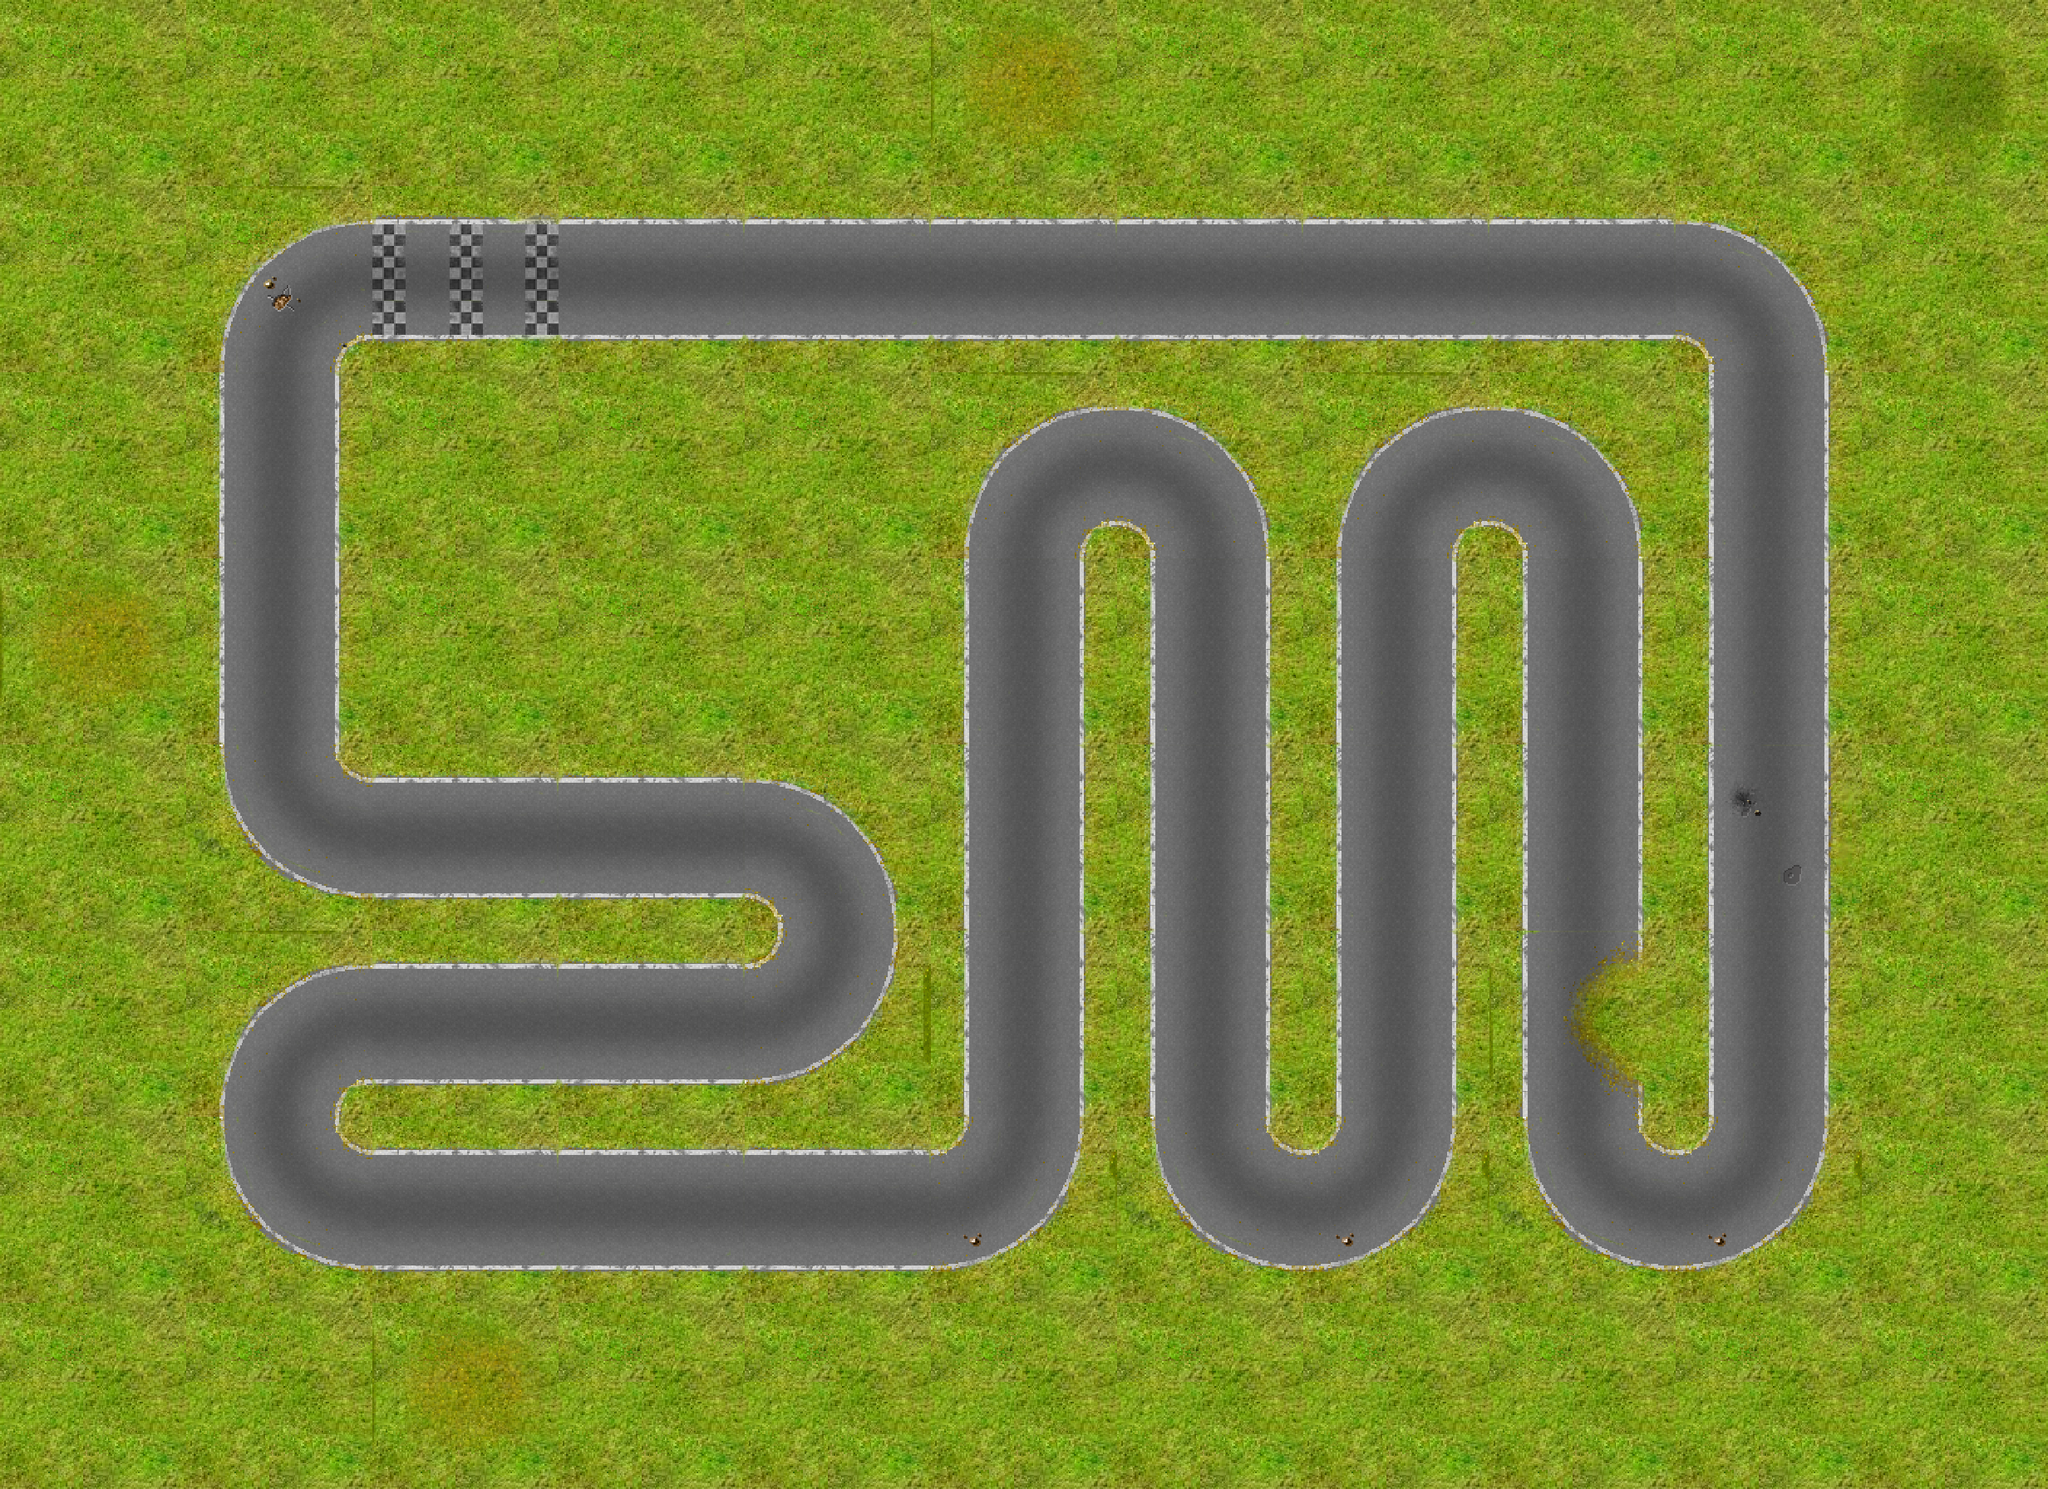

The image is a tile-based game level rendered from a .tmx file. Its description and source (layers, tilesets, objects; grid data summarised) follow:
An orthogonal 11x8 tile map with 224x224 px tiles, 1 tile layer (track) and 25 objects (23x palm, tribune, test_arch).

<map version="1.0" orientation="orthogonal" width="11" height="8" tilewidth="224" tileheight="224">
 <tileset firstgid="1" name="tileset" tilewidth="224" tileheight="224">
  <image source="tilesets/nature/224.png" width="896" height="3360" />
  <tile id="0">
   <properties>
    <property name="orient" value="v" />
   </properties>
  </tile>
  <tile id="1">
   <properties>
    <property name="orient" value="h" />
   </properties>
  </tile>
  <tile id="2">
   <properties>
    <property name="orient" value="v" />
   </properties>
  </tile>
  <tile id="3">
   <properties>
    <property name="orient" value="h" />
   </properties>
  </tile>
  <tile id="4">
   <properties>
    <property name="orient" value="tl" />
   </properties>
  </tile>
  <tile id="5">
   <properties>
    <property name="orient" value="tr" />
   </properties>
  </tile>
  <tile id="6">
   <properties>
    <property name="orient" value="v" />
   </properties>
  </tile>
  <tile id="7">
   <properties>
    <property name="orient" value="h" />
    <property name="type" value="start" />
   </properties>
  </tile>
  <tile id="8">
   <properties>
    <property name="orient" value="bl" />
   </properties>
  </tile>
  <tile id="9">
   <properties>
    <property name="orient" value="br" />
   </properties>
  </tile>
  <tile id="10">
   <properties>
    <property name="orient" value="h" />
   </properties>
  </tile>
  <tile id="11">
   <properties>
    <property name="orient" value="v" />
    <property name="type" value="start" />
   </properties>
  </tile>
  <tile id="12">
   <properties>
    <property name="orient" value="v" />
   </properties>
  </tile>
  <tile id="13">
   <properties>
    <property name="orient" value="h" />
   </properties>
  </tile>
  <tile id="14">
   <properties>
    <property name="orient" value="v" />
   </properties>
  </tile>
  <tile id="15">
   <properties>
    <property name="orient" value="h" />
   </properties>
  </tile>
  <tile id="16">
   <properties>
    <property name="orient" value="tl" />
   </properties>
  </tile>
  <tile id="17">
   <properties>
    <property name="orient" value="tr" />
   </properties>
  </tile>
  <tile id="18">
   <properties>
    <property name="orient" value="v" />
   </properties>
  </tile>
  <tile id="20">
   <properties>
    <property name="orient" value="bl" />
   </properties>
  </tile>
  <tile id="21">
   <properties>
    <property name="orient" value="br" />
   </properties>
  </tile>
  <tile id="22">
   <properties>
    <property name="orient" value="h" />
   </properties>
  </tile>
  <tile id="27">
   <properties>
    <property name="orient" value="x" />
   </properties>
  </tile>
  <tile id="52">
   <properties>
    <property name="orient" value="h" />
   </properties>
  </tile>
  <tile id="53">
   <properties>
    <property name="orient" value="v" />
   </properties>
  </tile>
 </tileset>
 <layer name="track" width="11" height="8">
  <properties>
   <property name="start" value="right" />
  </properties>
  <data>[88 cells, 88 non-empty, 14 distinct tile ids]</data>
 </layer>
 <objectgroup color="#00ff00" name="static-meshes" width="11" height="8">
  <object name="palm" type="palm" x="559" y="1667" width="67" height="69">
   <properties>
    <property name="scale" value="1.4" />
   </properties>
  </object>
  <object name="palm" type="palm" x="1620" y="190" width="55" height="54">
   <properties>
    <property name="scale" value="0.4" />
   </properties>
  </object>
  <object name="palm" type="palm" x="323" y="120" width="55" height="59">
   <properties>
    <property name="scale" value="1" />
   </properties>
  </object>
  <object name="palm" type="palm" x="915" y="1635" width="101" height="100">
   <properties>
    <property name="scale" value="1.6" />
   </properties>
  </object>
  <object name="palm" type="palm" x="1938" y="463" width="65" height="56">
   <properties>
    <property name="scale" value="1" />
   </properties>
  </object>
  <object name="tribune" type="tribune" x="468" y="679" width="518" height="224" />
  <object name="palm" type="palm" x="89" y="322" width="80" height="65">
   <properties>
    <property name="scale" value="1.1" />
   </properties>
  </object>
  <object name="palm" type="palm" x="1016" y="909" width="35" height="37">
   <properties>
    <property name="scale" value="0.5" />
   </properties>
  </object>
  <object name="palm" type="palm" x="1021" y="476" width="75" height="76" />
  <object name="palm" type="palm" x="1558" y="965" width="36" height="34">
   <properties>
    <property name="scale" value="0.65" />
   </properties>
  </object>
  <object name="palm" type="palm" x="1311" y="1536" width="60" height="59">
   <properties>
    <property name="scale" value="1.25" />
   </properties>
  </object>
  <object name="palm" type="palm" x="1155" y="179" width="71" height="67" />
  <object name="palm" type="palm" x="857" y="139" width="72" height="61">
   <properties>
    <property name="scale" value="1.3" />
   </properties>
  </object>
  <object name="palm" type="palm" x="480" y="489" width="42" height="36">
   <properties>
    <property name="scale" value="0.5" />
   </properties>
  </object>
  <object name="palm" type="palm" x="2257" y="648" width="73" height="72" />
  <object name="palm" type="palm" x="158" y="1560" width="73" height="69">
   <properties>
    <property name="scale" value="2" />
   </properties>
  </object>
  <object name="palm" type="palm" x="1556" y="491" width="81" height="57">
   <properties>
    <property name="scale" value="0.8" />
   </properties>
  </object>
  <object name="palm" type="palm" x="1745" y="1525" width="70" height="64">
   <properties>
    <property name="scale" value="2" />
   </properties>
  </object>
  <object name="palm" type="palm" x="1087" y="890" width="66" height="58">
   <properties>
    <property name="scale" value="1.2" />
   </properties>
  </object>
  <object name="palm" type="palm" x="113" y="1145" width="69" height="71">
   <properties>
    <property name="scale" value="1.4" />
   </properties>
  </object>
  <object name="palm" type="palm" x="2194" y="1562" width="57" height="60">
   <properties>
    <property name="scale" value="1.2" />
   </properties>
  </object>
  <object name="palm" type="palm" x="1552" y="1242" width="35" height="38">
   <properties>
    <property name="scale" value="0.7" />
   </properties>
  </object>
  <object name="palm" type="palm" x="581" y="535" width="57" height="60" />
  <object name="palm" type="palm" x="1064" y="1279" width="57" height="60">
   <properties>
    <property name="scale" value="0.58" />
   </properties>
  </object>
  <object name="test_arch" type="test_arch" x="546" y="220" width="35" height="27" />
 </objectgroup>
</map>
